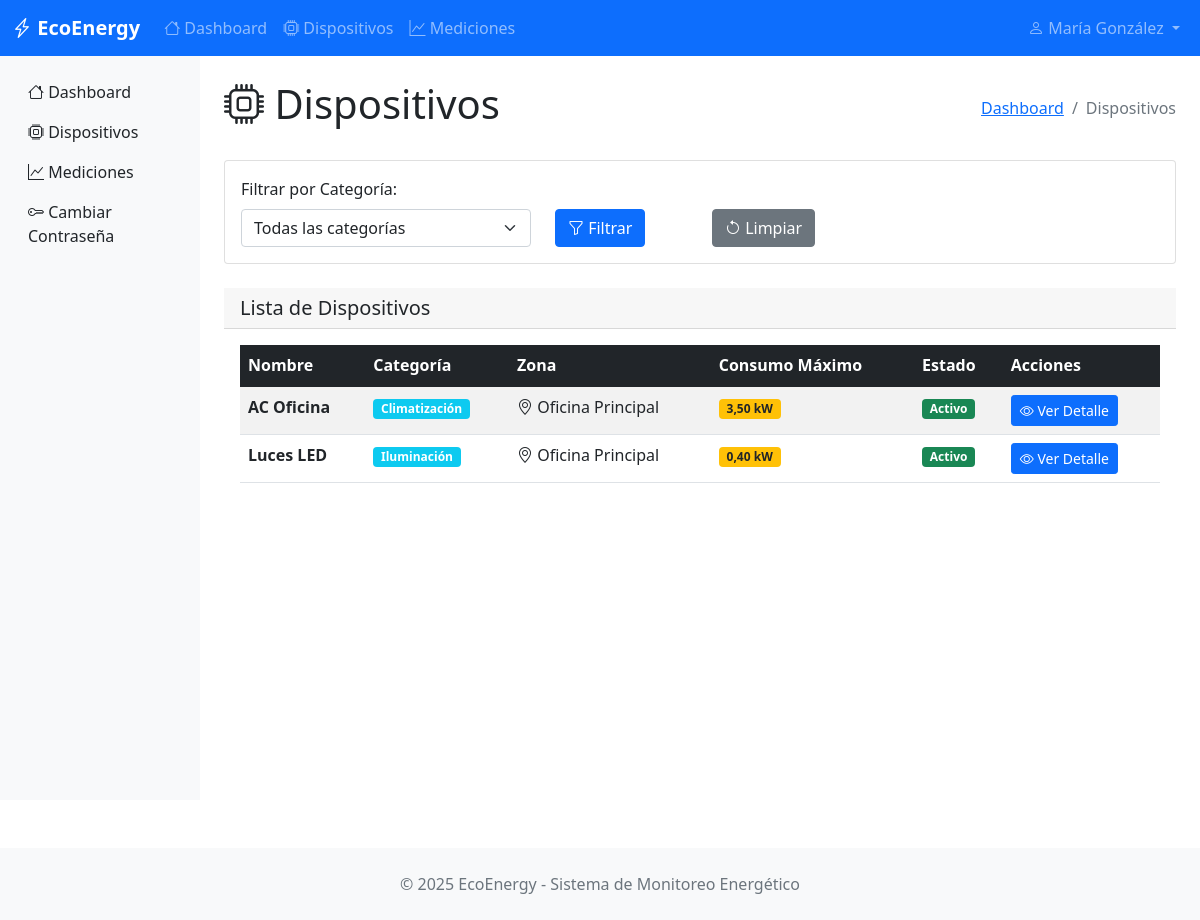
/devices/ (signed in), run on the app's committed database.
### monitoring/models.py (models this page shows, shortened)
class BaseModel(models.Model):
    state = models.CharField(
        max_length=10,
        choices=STATES,
        default='ACTIVE',
        help_text="Estado del registro"
    )
    created_at = models.DateTimeField(
        auto_now_add=True,
        help_text="Fecha de creación"
    )
    updated_at = models.DateTimeField(
        auto_now=True,
        help_text="Fecha de última modificación"
    )
    deleted_at = models.DateTimeField(
        null=True,
        blank=True,
        help_text="Fecha de eliminación (soft delete)"
    )
    class Meta:
        abstract = True  # Esta clase no creará tabla, solo sirve de plantilla

class Device(BaseModel):
    name = models.CharField(max_length=200, help_text="Nombre del dispositivo")
    description = models.TextField(blank=True, help_text="Descripción del dispositivo")
    max_consumption = models.DecimalField(
        max_digits=10,
        decimal_places=2,
        help_text="Consumo máximo permitido (kW)"
    )
    category = models.ForeignKey(
        Category,
        on_delete=models.CASCADE,
        help_text="Categoría del dispositivo"
    )
    zone = models.ForeignKey(
        Zone,
        on_delete=models.CASCADE,
        help_text="Zona donde está ubicado"
    )
    organization = models.ForeignKey(
        Organization,
        on_delete=models.CASCADE,
        help_text="Empresa propietaria"
    )
    imagen = models.ImageField(
        upload_to='dispositivos/',
        null=True,
        blank=True,
        help_text="Imagen del dispositivo"
    )
    class Meta:
        verbose_name = "Device"
        verbose_name_plural = "Devices"

class Category(BaseModel):
    name = models.CharField(max_length=100, help_text="Nombre de la categoría")
    description = models.TextField(blank=True, help_text="Descripción de la categoría")
    organization = models.ForeignKey(
        Organization,
        on_delete=models.CASCADE,
        help_text="Empresa propietaria"
    )
    icon = models.ImageField(
        upload_to='categorias/',
        null=True,
        blank=True,
        help_text="Icono de la categoría"
    )
    class Meta:
        verbose_name = "Category"
        verbose_name_plural = "Categories"

class Zone(BaseModel):
    name = models.CharField(max_length=100, help_text="Nombre de la zona")
    description = models.TextField(blank=True, help_text="Descripción de la zona")
    organization = models.ForeignKey(
        Organization,
        on_delete=models.CASCADE,
        help_text="Empresa propietaria"
    )
    floor_plan = models.ImageField(
        upload_to='zonas/',
        null=True,
        blank=True,
        help_text="Plano de la zona"
    )
    class Meta:
        verbose_name = "Zone"
        verbose_name_plural = "Zones"

### monitoring/views.py (the view, shortened to what this page needs)
# urls.py: path('devices/', views.device_list, name='device_list'),
@login_required
def device_list(request):
    organization = get_user_organization(request.user)
    if not organization:
        context = {'error': 'Usuario sin organización asignada'}
        return render(request, 'monitoring/device_list.html', context)
    categories = Category.objects.filter(
        organization=organization,
        state='ACTIVE'
    ).order_by('name')
    devices = Device.objects.filter(
        organization=organization,
        state='ACTIVE'
    ).select_related('category', 'zone')
    selected_category = request.GET.get('category')
    selected_category_name = None
    devices = devices.order_by('name')
    context = {
        'devices': devices,
        'categories': categories,
        'selected_category': selected_category,
        'selected_category_name': selected_category_name,
        'organization': organization,
    }
    return render(request, 'monitoring/device_list.html', context)

### monitoring/views.py (called while the page is built)
def get_user_organization(user):
    if hasattr(user, 'userprofile'):
        return user.userprofile.organization
    return None

### monitoring/templates/monitoring/device_list.html (shortened to what this page needs)
{% extends 'monitoring/base.html' %}
{% block content %}
<div class="py-4">
    <div class="d-flex justify-content-between align-items-center mb-4">
        <h1>
            <i class="bi bi-cpu"></i>
            Dispositivos
        </h1>
        <nav aria-label="breadcrumb">
            <ol class="breadcrumb mb-0">
                <li class="breadcrumb-item"><a href="{% url 'dashboard' %}">Dashboard</a></li>
                <li class="breadcrumb-item active">Dispositivos</li>
            </ol>
        </nav>
    </div>
    {% if error %}
        <div class="alert alert-danger">
            <i class="bi bi-exclamation-triangle"></i>
            {{ error }}
        </div>
    {% else %}
    <div class="card mb-4">
        <div class="card-body">
            <form method="get" class="row align-items-end">
                <div class="col-md-4">
                    <label for="category" class="form-label">Filtrar por Categoría:</label>
                    <select name="category" id="category" class="form-select">
                        <option value="">Todas las categorías</option>
                    </select>
                </div>
                <div class="col-md-2">
                    <button type="submit" class="btn btn-primary">
                        <i class="bi bi-funnel"></i>
                        Filtrar
                    </button>
                </div>
                <div class="col-md-2">
                    <a href="{% url 'device_list' %}" class="btn btn-secondary">
                        <i class="bi bi-arrow-counterclockwise"></i>
                        Limpiar
                    </a>
                </div>
            </form>
        </div>
    </div>
    <div class="card-header">
    <h5 class="mb-0">
        Lista de Dispositivos
    </h5>
</div>
        <div class="card-body">
            {% if devices %}
                <div class="table-responsive">
                    <table class="table table-striped table-hover">
                        <thead class="table-dark">
                            <tr>
                                <th>Nombre</th>
                                <th>Categoría</th>
                                <th>Zona</th>
                                <th>Consumo Máximo</th>
                                <th>Estado</th>
                                <th>Acciones</th>
                            </tr>
                        </thead>
                        <tbody>
                            {% for device in devices %}
                            <tr>
                                <td>
                                    <strong>{{ device.name }}</strong>
                                </td>
                                <td>
                                    <span class="badge bg-info">{{ device.category.name }}</span>
                                </td>
                                <td>
                                    <i class="bi bi-geo-alt"></i>
                                    {{ device.zone.name }}
                                </td>
                                <td>
                                    <span class="badge bg-warning text-dark">
                                        {{ device.max_consumption }} kW
                                    </span>
                                </td>
                                <td>
                                    {% if device.state == 'ACTIVE' %}
                                        <span class="badge bg-success">Activo</span>
                                    {% else %}
                                        <span class="badge bg-secondary">Inactivo</span>
                                    {% endif %}
                                </td>
                                <td>
                                    <a href="{% url 'device_detail' device.id %}"
                                       class="btn btn-primary btn-sm">
                                        <i class="bi bi-eye"></i>
                                        Ver Detalle
                                    </a>
                                </td>
                            </tr>
                            {% endfor %}
                        </tbody>
                    </table>
                </div>
            {% endif %}
        </div>
    </div>
    {% endif %}
</div>
{% endblock %}

### monitoring/templates/monitoring/base.html (shortened to what this page needs)
<!DOCTYPE html>
<html lang="es">
<head>
    <link href="https://cdnjs.cloudflare.com/ajax/libs/bootstrap/5.1.3/css/bootstrap.min.css" rel="stylesheet">
    <link href="https://cdnjs.cloudflare.com/ajax/libs/bootstrap-icons/1.8.1/font/bootstrap-icons.min.css" rel="stylesheet">
</head>
<body>
    <nav class="navbar navbar-expand-lg navbar-dark bg-primary">
        <div class="container-fluid">
            <a class="navbar-brand" href="{% url 'dashboard' %}">
                <i class="bi bi-lightning-charge"></i>
                EcoEnergy
            </a>
            <div class="collapse navbar-collapse" id="navbarNav">
                {% if user.is_authenticated %}
                <ul class="navbar-nav me-auto">
                    <li class="nav-item">
                        <a class="nav-link" href="{% url 'dashboard' %}">
                            <i class="bi bi-house"></i> Dashboard
                        </a>
                    </li>
                    <li class="nav-item">
                        <a class="nav-link" href="{% url 'device_list' %}">
                            <i class="bi bi-cpu"></i> Dispositivos
                        </a>
                    </li>
                    <li class="nav-item">
                        <a class="nav-link" href="{% url 'measurement_list' %}">
                            <i class="bi bi-graph-up"></i> Mediciones
                        </a>
                    </li>
                </ul>
                <ul class="navbar-nav">
                    <li class="nav-item dropdown">
                        <a class="nav-link dropdown-toggle" href="#" id="navbarDropdown" role="button" data-bs-toggle="dropdown">
                            <i class="bi bi-person"></i>
                            {{ user.get_full_name|default:user.username }}
                        </a>
                    </li>
                </ul>
                {% endif %}
            </div>
        </div>
    </nav>
    <div class="container-fluid">
        <div class="row">
            {% if user.is_authenticated %}
            <nav class="col-md-2 d-none d-md-block sidebar">
                <div class="position-sticky pt-3">
                    <ul class="nav flex-column">
                        <li class="nav-item">
                            <a class="nav-link text-dark" href="{% url 'dashboard' %}">
                                <i class="bi bi-house"></i> Dashboard
                            </a>
                        </li>
                        <li class="nav-item">
                            <a class="nav-link text-dark" href="{% url 'device_list' %}">
                                <i class="bi bi-cpu"></i> Dispositivos
                            </a>
                        </li>
                        <li class="nav-item">
                            <a class="nav-link text-dark" href="{% url 'measurement_list' %}">
                                <i class="bi bi-graph-up"></i> Mediciones
                            </a>
                        </li>
                        <li class="nav-item">
                            <a class="nav-link text-dark" href="{% url 'password_change' %}">
                                <i class="bi bi-key"></i> Cambiar Contraseña
                            </a>
                        </li>
                    </ul>
                </div>
            </nav>
            <main class="col-md-10 ms-sm-auto px-md-4 main-content">
            {% else %}
            <main class="col-12 px-md-4 main-content">
            {% endif %}
                {% block content %}{% endblock %}
        </div>
    <footer class="bg-light py-4 mt-5">
        <div class="container text-center">
            <p class="text-muted mb-0">
                &copy; 2025 EcoEnergy - Sistema de Monitoreo Energético
            </p>
        </div>
    </footer>
</body>
</html>

### monitoring/templates/monitoring/base.html (style rules this page uses)
.navbar-brand { font-weight: bold; }
.sidebar { min-height: calc(100vh - 56px); background-color: #f8f9fa; }
.main-content { min-height: calc(100vh - 56px); }

### data on the page
Device: name "AC Oficina", category.name "Climatización", zone.name "Oficina Principal", max_consumption "3,50", state "Activo"
Device: name "Luces LED", category.name "Iluminación", zone.name "Oficina Principal", max_consumption "0,40", state "Activo"

### other printed values
{{ user.get_full_name|default:user.username }} "María González"
